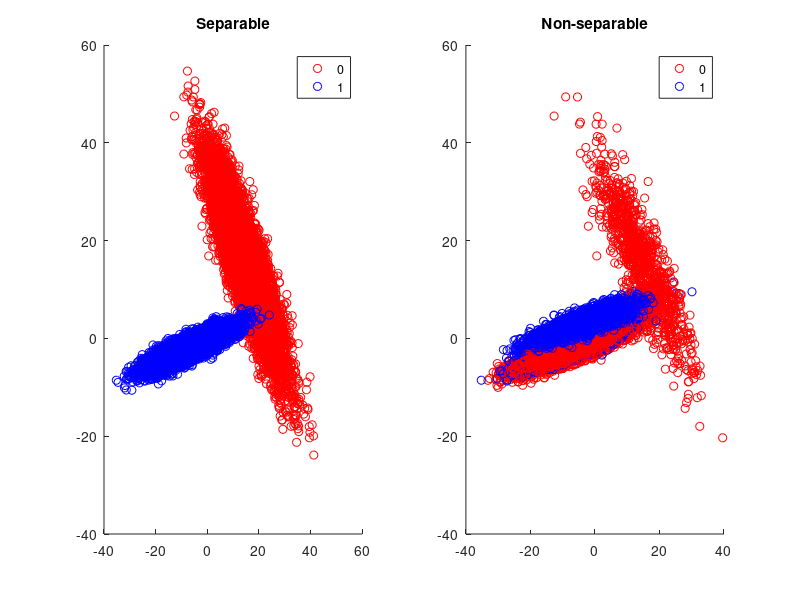

This figure's MATLAB source: (Note: this script raises an error after producing the figure.)
%% SVM vs QDA
% How much data does the SVM and QDA need in order to generalize.
% Separable and non-separable case.


%% Data
% We will create two datasets - one that's separable and another that's
% non-separable. We will create two distributions and draw samples from
% them.
rng(1) % for reproducibility
shuffle = randperm(20000);

theta = 60; %angle to rotate by
theta2 = 30;
sXa = (randn(10000,2)*3 + 2) * [2 1; 1 1] * [cos(theta) -sin(theta); sin(theta) cos(theta)];
sXb = (randn(10000,2)*3) * [1 2; 3 2] * [cos(theta2) -sin(theta2); sin(theta2) cos(theta2)] + 15;
separable.X = [sXa; sXb]; % combine into single dataset
separable.Y = [ones(10000,1);zeros(10000,1)]; % set labels
s = separable; % for convenience
s.X = s.X(shuffle,:); % shuffle
s.Y = s.Y(shuffle,:);

nsXa = (randn(10000,2)*3 + 2) * [2 1; 1 1] * [cos(theta) -sin(theta); sin(theta) cos(theta)];
nsXb = (randn(10000,2)*3 + 2) * [2 1; 1 1] * [cos(theta) -sin(theta); sin(theta) cos(theta)] + 5;
nonseparable.X = [nsXa; nsXb]; % combine into single dataset
nonseparable.Y = [zeros(10000,1);ones(10000,1)]; % set labels
ns = nonseparable; % for convenience
ns.X = ns.X(shuffle,:); % shuffle
ns.Y = ns.Y(shuffle,:);

% Now we can plot the data
close all

figure()

subplot(1,2,1)
gscatter(s.X(:,1),s.X(:,2),s.Y,'rb')
title('Separable')

subplot(1,2,2)
gscatter(ns.X(:,1),ns.X(:,2),ns.Y,'rb')
title('Non-separable')

%% Set up validation set and test set for 10-fold cross validation

s.test.X = s.X(1:length(s.X)*.1, :); % leave 10% aside for test set
s.test.Y = s.Y(1:length(s.Y)*.1, :);
svalidX = s.X((length(s.Y)*.1+1):end,:);
svalidY = s.Y((length(s.Y)*.1+1):end,:);

ns.test.X = ns.X(1:length(ns.X)*.1, :);
ns.test.Y = ns.Y(1:length(ns.Y)*.1, :);
nsvalidX = ns.X((length(ns.X)*.1+1):end, :);
nsvalidY = ns.Y((length(ns.Y)*.1+1):end, :);

len = length(svalidX);
% set up 10-fold validation set
for i = 1:10
    s.valid.X{i} = svalidX(((i-1)*.1*len)+1:(i*.1*len),:);
    s.valid.Y{i} = svalidY(((i-1)*.1*len)+1:(i*.1*len),:);
    ns.valid.X{i} = nsvalidX(((i-1)*.1*len)+1:(i*.1*len),:);
    ns.valid.Y{i} = nsvalidY(((i-1)*.1*len)+1:(i*.1*len),:);
end


%% Don't run this section unless different distribution!
% With the artificial dataset, performance was best with C of .1, 1, or 10. It
% (obviously) didn't matter in the separable case. Since a higher C leads to a smaller margin,
% better generalization bounds are guaranteed with a lower C (larger margin) - therefore,
% we will stick with a C of .1.

% %% Get SVM parameter
% % This is a little tricky, since SVM has a parameter, while FLD doesn't.
% % Therefore, I will first plot performance of the SVM as a function of the
% % slack variable in both the separable and non-separable case using
% % grid-search.
% 
%C = [.001; .01; .1; 1; 10];
% 
% for i = 1:length(C)
%     spc = zeros(10,1);
%     nspc = zeros(10,1);
%     for j = 1:10
%         scrossX = [];
%         scrossY = [];
%         nscrossX = [];
%         nscrossY = [];
%         svalidX = s.valid.X{j};
%         svalidY = s.valid.Y{j};
%         nsvalidX = ns.valid.X{j};
%         nsvalidY = ns.valid.Y{j};
%         for k = 1:10
%             if j ~= k
%                 scrossX = [scrossX; s.valid.X{k}];
%                 scrossY = [scrossY; s.valid.Y{k}];
%                 nscrossX = [nscrossX; ns.valid.X{k}];
%                 nscrossY = [nscrossY; ns.valid.Y{k}];
%             end
%         end
%         % train model
%         smodel = fitcsvm(scrossX, scrossY, 'boxconstraint', C(i));
%         nsmodel = fitcsvm(nscrossX, nscrossY, 'boxconstraint', C(i));
%         
%         % test model
%         spred = predict(smodel, svalidX);
%         nspred = predict(nsmodel, nsvalidX);
%         
%         % calculate percent correct
%         spc(j) = sum(abs(spred - svalidY)) / length(spred);
%         nspc(j) = sum(abs(nspred - nsvalidY)) / length(nspred);
%     end
%     s.svm.cvparam{i}.C = C(i);
%     s.svm.cvparam{i}.mean = mean(spc);
%     s.svm.cvparam{i}.std = std(spc);
%     ns.svm.cvparam{i}.C = C(i);
%     ns.svm.cvparam{i}.mean = mean(nspc);
%     ns.svm.cvparam{i}.std = std(nspc);
% end
%  
% smeans = [];
% sstds = [];
% nsmeans = [];
% nsstds = [];
% for i = 1:length(ns.svm.cvparam)
%     smeans = [smeans; s.svm.cvparam{i}.mean];
%     sstds = [sstds; s.svm.cvparam{i}.std];
%     nsmeans = [nsmeans; ns.svm.cvparam{i}.mean];
%     nsstds = [nsstds; ns.svm.cvparam{i}.std];
% end
% 
% figure()
% 
% subplot(1,2,1)
% errorbar(C,smeans,sstds)subplot(1,2,1)
gscatter(s.test.X(:,1),s.test.X(:,2),s.test.Y,'rb')
title('Separable')

subplot(1,2,2)
gscatter(ns.test.X(:,1),ns.test.X(:,2),ns.test.Y,'rb')
title('Non-separable')

% title('Separable')
% 
% subplot(1,2,2)
% errorbar(C,nsmeans,nsstds)
% title('Non-separable')


%% Now train and test svm and fld with varying amounts of data
% Use varying amounts of data to train and test svm vs fld. 
% Need fewer points!!!

C = .1;
N = [10, 100, 1000];
svm_spc = zeros(10,1);
svm_nspc = zeros(10,1);
qda_spc = zeros(10,1);
qda_nspc = zeros(10,1);
for i = 1:length(N)
    sX = [];
    sY = [];
    nsX = [];
    nsY = [];
    for j = 1:i
        sX = [sX; s.valid.X{j}];
        sY = [sY; s.valid.Y{j}];
        nsX = [nsX; ns.valid.X{j}];
        nsY = [nsY; ns.valid.Y{j}];
    end
    sX = s.valid.X{1}(1:N(i),:);
    sY = s.valid.Y{1}(1:N(i),:);
    nsX = ns.valid.X{1}(1:N(i),:);
    nsY = ns.valid.Y{1}(1:N(i),:);

    % train svm
    smodel = fitcsvm(sX, sY, 'boxconstraint', C, 'KernelFunction', 'polynomial');
    nsmodel = fitcsvm(nsX, nsY, 'boxconstraint', C, 'KernelFunction', 'polynomial');

    %test svm
    spred = predict(smodel, s.test.X);
    nspred = predict(nsmodel, ns.test.X);

    %calculate percent correct
    svm_spc(i) = sum(abs(spred - s.test.Y)) / length(spred);
    svm_nspc(i) = sum(abs(nspred - ns.test.Y)) / length(nspred);
    
    % train qda
    
    sparams = TrainQDA(sX,sY);
    nsparams = TrainQDA(nsX, nsY);
    
    % test qda
    
    sp = TestQDA(sparams, s.test.X, [1,0]);
    nsp = TestQDA(nsparams, ns.test.X, [1,0]);
    
    % calculate percent correct
    qda_spc(i) = sum(abs(sp - s.test.Y)) / length(sp);
    qda_nspc(i) = sum(abs(nsp - ns.test.Y)) / length(nsp);
    
    
end

%%

figure
plot((1:10),[svm_spc'; svm_nspc'; qda_spc'; qda_nspc'])
legend('svm s','svm ns','qda s','qda ns')
title('Error rate per number of training samples')
xlabel('number of samples')
ylabel('error rate')


